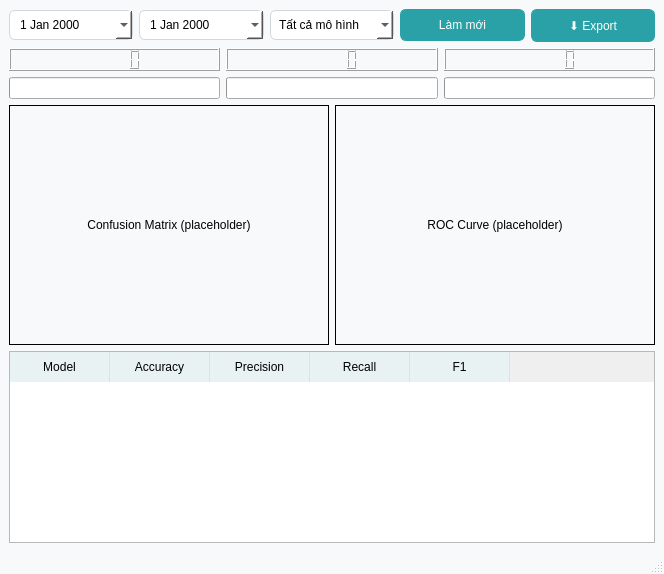
<?xml version='1.0' encoding='utf-8'?>
<ui version="4.0">
 <class>MainWindow_Statistics</class>
 <widget class="QMainWindow" name="MainWindow_Statistics">
  <property name="windowTitle"><string>Fruit ML - Statistics</string></property>
  <widget class="QWidget" name="centralwidget">
   <layout class="QVBoxLayout" name="vlRoot">
    <item><layout class="QHBoxLayout" name="toolbar"><item><widget class="QDateEdit" name="dateFrom"><property name="calendarPopup"><bool>true</bool></property></widget></item><item><widget class="QDateEdit" name="dateTo"><property name="calendarPopup"><bool>true</bool></property></widget></item><item><widget class="QComboBox" name="comboModel"><item><property name="text"><string>Tất cả mô hình</string></property></item></widget></item><item><widget class="QPushButton" name="btnRefresh"><property name="text"><string>Làm mới</string></property></widget></item><item><widget class="QPushButton" name="btnExport"><property name="text"><string>⬇️ Export</string></property></widget></item></layout></item>
    <item><layout class="QGridLayout" name="gridKPIs"><item row="0" column="0"><widget class="QLCDNumber" name="lcdTotalPred" /></item><item row="0" column="1"><widget class="QLCDNumber" name="lcdGood" /></item><item row="0" column="2"><widget class="QLCDNumber" name="lcdBad" /></item><item row="1" column="0"><widget class="QProgressBar" name="barAccuracy"><property name="format"><string>Accuracy %p%</string></property><property name="format"><string>Accuracy %p%</string></property><property name="textVisible"><bool>true</bool></property></widget></item><item row="1" column="1"><widget class="QProgressBar" name="barPrecision"><property name="format"><string>Precision %p%</string></property><property name="format"><string>Precision %p%</string></property><property name="textVisible"><bool>true</bool></property></widget></item><item row="1" column="2"><widget class="QProgressBar" name="barRecall"><property name="format"><string>Recall %p%</string></property><property name="format"><string>Recall %p%</string></property><property name="textVisible"><bool>true</bool></property></widget></item></layout></item>
    <item><layout class="QHBoxLayout" name="charts"><item><widget class="QLabel" name="chartConfMatrix"><property name="minimumSize"><size><width>320</width><height>240</height></size></property><property name="frameShape"><enum>QFrame::Box</enum></property><property name="alignment"><set>Qt::AlignCenter</set></property><property name="text"><string>Confusion Matrix (placeholder)</string></property></widget></item><item><widget class="QLabel" name="chartROC"><property name="minimumSize"><size><width>320</width><height>240</height></size></property><property name="frameShape"><enum>QFrame::Box</enum></property><property name="alignment"><set>Qt::AlignCenter</set></property><property name="text"><string>ROC Curve (placeholder)</string></property></widget></item></layout></item>
    <item><widget class="QTableWidget" name="tblModelCompare"><column><property name="text"><string>Model</string></property></column><column><property name="text"><string>Accuracy</string></property></column><column><property name="text"><string>Precision</string></property></column><column><property name="text"><string>Recall</string></property></column><column><property name="text"><string>F1</string></property></column></widget></item>
   </layout>
  </widget>
  <widget class="QStatusBar" name="statusbar" />
 <property name="styleSheet"><string>
    * { font-family: "Segoe UI"; }
    QMainWindow { background: #f7f9fb; }
    QGroupBox { border: 1px solid #e1e5ea; border-radius: 8px; margin-top: 16px; }
    QGroupBox::title { subcontrol-origin: margin; subcontrol-position: top left; padding: 4px 8px; color: #0b6d77; font-weight: 600; }
    QPushButton { padding: 8px 14px; border-radius: 6px; border: 1px solid #2aa1a6; background: #2aa1a6; color: white; }
    QPushButton:hover { background: #238a8f; }
    QPushButton#btnLogout { background: #f44336; border-color: #f44336; }
    QLineEdit, QComboBox, QDateEdit, QTextEdit { border: 1px solid #cfd8dc; border-radius: 6px; padding: 6px 8px; background: white; }
    QTabBar::tab { padding: 8px 14px; border: 1px solid #cfd8dc; border-bottom: none; background: #f1f5f8; border-top-left-radius: 6px; border-top-right-radius: 6px; }
    QTabBar::tab:selected { background: white; color: #0b6d77; font-weight: 600; }
    QHeaderView::section { background:#e9f2f3; padding: 6px; border: none; border-right:1px solid #d7e3e4; }
    QTableView { gridline-color:#e3ecee; selection-background-color:#b2ebf2; selection-color:#003b40; }
    </string></property></widget>
 <resources />
 <connections />
</ui>
